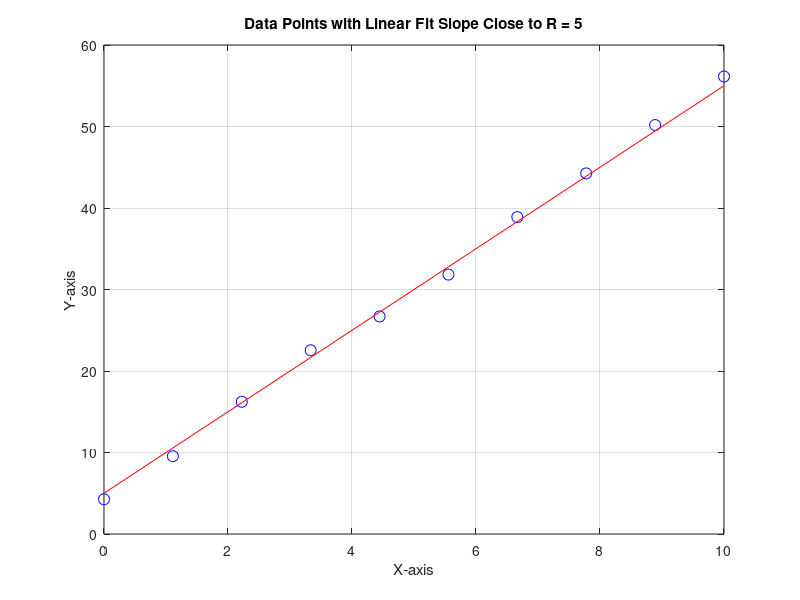
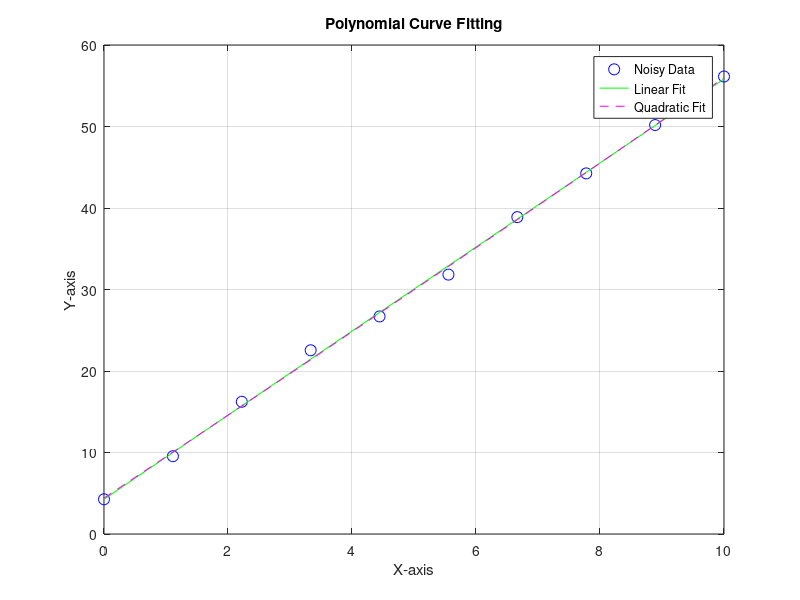

Reproduce these figures in MATLAB, in order.
clear;
close all;
clc;
R = input("Enter your RollNo. :");
b = input("y-intercept :");
x = linspace(0, 10, 10);
y = R * x + b;
noise = randn(size(x));
y_noisy = y + noise;
figure;
plot(x, y_noisy, 'bo', 'MarkerSize', 8, 'LineWidth', 0.2);
hold on;
plot(x, y, 'r-', 'LineWidth', 0.2);
xlabel('X-axis');
ylabel('Y-axis');
title(['Data Points with Linear Fit Slope Close to R = ', num2str(R)]);
grid on;
hold off;
p1 = polyfit(x, y_noisy, 1);
p2 = polyfit(x, y_noisy, 2);
y_fit_linear = polyval(p1, x);
y_fit_quad = polyval(p2, x);
figure;
plot(x, y_noisy, 'bo', 'MarkerSize', 8, 'LineWidth', 0.2);
hold on;
plot(x, y_fit_linear, 'g-', 'LineWidth', 0.2);
plot(x, y_fit_quad, 'm--', 'LineWidth', 0.2);
xlabel('X-axis');
ylabel('Y-axis');
title('Polynomial Curve Fitting');
legend('Noisy Data', 'Linear Fit', 'Quadratic Fit', 'Location', 'best');
grid on;
hold off;
